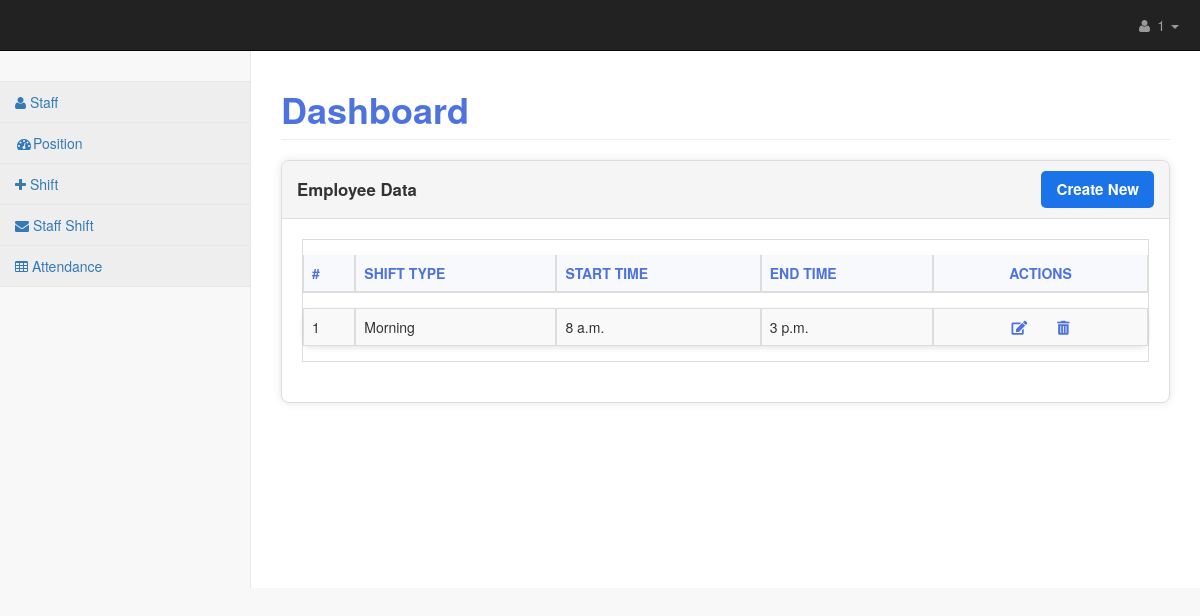
Page /shift/list/ (signed in) on the committed database.
### main/models.py (models this page shows, shortened)
class Shift(models.Model):
    shift_type = models.CharField(max_length=50)
    start_time = models.TimeField()
    end_time = models.TimeField()

### main/shift/views.py (the view)
# urls.py: path('list/', views.list, name='position_list' ),
@login_required(login_url='login')
def list(request):
    shifts=models.Shift.objects.all()
    context = {
        'shifts':shifts
    }
    return render(request,'dashboard/shift/list.html', context)

### templates/dashboard/shift/list.html (shortened to what this page needs)
{% extends 'base.html' %}
{% block content %}
<div id="page-wrapper">
    <div class="row">
        <div class="col-lg-12">
            <h1 class="page-header">Dashboard</h1>
        </div>
        <div class="col-lg-12">
            <div class="panel panel-default">
                <div class="panel-heading">
                    Employee Data
                    <a href="{% url 'shift_create' %}" class="btn-create">Create New</a>
                </div>
                <div class="panel-body">
                    <div class="dataTable_wrapper">
                        <table class="table table-striped table-bordered table-hover" id="dataTables-example">
                            <thead>
                                <tr>
                                    <th>#</th>
                                    <th>Shift Type</th>
                                    <th>Start Time</th>
                                    <th>End Time</th>
                                    <th class="center-actions">Actions</th>
                                </tr>
                            </thead>
                            <tbody>
                                {% for shift in shifts %}
                                <tr class="gradeU">
                                    <td>{{ forloop.counter }}</td>
                                    <td>{{ shift.shift_type }}</td>
                                    <td>{{ shift.start_time }}</td>
                                    <td>{{ shift.end_time }}</td>
                                    <td class="center-actions">
                                        <a href="{% url 'shift_update' shift.id %}" title="Edit"><i class="fas fa-edit"></i></a>
                                        <a href="{% url 'shift_delete' shift.id %}" title="Delete"><i class="fas fa-trash-alt"></i></a>
                                    </td>
                                </tr>
                                {% endfor %}
                            </tbody>
                        </table>
                    </div>
                </div>
            </div>
        </div>
    </div>
</div>
{% endblock %}

### templates/base.html (shortened to what this page needs)
<!DOCTYPE html>
<html lang="en">
    {%load static %}
    <head>
        <link rel="stylesheet" href="https://cdnjs.cloudflare.com/ajax/libs/font-awesome/5.15.3/css/all.min.css">
        <link href="{% static 'css/bootstrap.min.css'%}" rel="stylesheet">
        <link href="{% static 'css/metisMenu.min.css'%}" rel="stylesheet">
        <link href="{% static 'css/timeline.css'%}" rel="stylesheet">
        <link href="{% static 'css/startmin.css'%}" rel="stylesheet">
        <link href="{% static 'css/morris.css'%}" rel="stylesheet">
        <link href="{% static 'css/font-awesome.min.css'%}" rel="stylesheet" type="text/css">
    </head>
    <body>
        <div id="wrapper">
            <nav class="navbar navbar-inverse navbar-fixed-top" role="navigation">
                <ul class="nav navbar-right navbar-top-links">
                    <li class="dropdown">
                        <a class="dropdown-toggle" data-toggle="dropdown" href="#">
                            <i class="fa fa-user fa-fw"></i> {{request.user.username}} <b class="caret"></b>
                        </a>
                    </li>
                </ul>
                <div class="navbar-default sidebar" role="navigation">
                    <div class="sidebar-nav navbar-collapse">
                        <ul class="nav" id="side-menu">
                            <li class="sidebar-search">
                            </li>
                            <li>
                                <a href="{% url 'staff_list' %}" class="active"><i class="fa fa-user"></i> Staff</a>
                            </li>
                            <li>
                                <a href="{% url 'position_list' %}" class="active"><i class="fa fa-dashboard fa-fw"></i>Position</a>
                            </li>
                            <li>
                                <a href="{% url 'shift_list' %}" class="active"><i class="fa fa-plus"></i> Shift</a>
                            </li>
                            <li>
                                <a href="{% url 'staffShift_list' %}" class="active"><i class="fa fa-envelope"></i> Staff Shift</a>
                            </li>
                            <li>
                                <a href="{% url 'attendance_list' %}" class="active"><i class="fa fa-table"></i> Attendance</a>
                            </li>
                        </ul>
                    </div>
                </div>
            </nav>
        {% block content %}
        {% endblock %}
        </div>
    </body>
</html>

### static/css/startmin.css (style rules this page uses)
body { background-color: #f8f8f8; }
#wrapper { width: 100%; }
#page-wrapper { padding: 30px 15px 0 15px; min-height: 568px; background-color: #fff; }
@media (min-width:768px) { #page-wrapper { position: inherit; margin-left: 250px; padding: 30px 30px 0 30px; border-left: 1px solid #e7e7e7; } }
.navbar-right { text-align: right; }
.navbar-top-links { margin: 0; }
.navbar-top-links li { display: inline-block; }
.navbar-top-links li:last-child { margin-right: 6px; }
.navbar-top-links li a { padding: 15px; min-height: 50px; }
.navbar-top-links>li>a { color: #999; }
.sidebar .sidebar-nav.navbar-collapse { padding-right: 0; padding-left: 0; }
.sidebar .sidebar-search { padding: 15px; }
.sidebar ul li { border-bottom: 1px solid #e7e7e7; }
.sidebar ul li a.active { background-color: #eee; }
@media (min-width:768px) { .sidebar { z-index: 1; position: absolute; width: 250px; margin-top: 51px; } }

### templates/dashboard/shift/list.html (style rules this page uses)
#page-wrapper { margin-top: 20px; }
.page-header { color: #4e73df; font-weight: bold; }
.panel { border-radius: 8px; box-shadow: 0 0 10px rgba(0, 0, 0, 0.1); }
.panel-heading { background-color: #4e73df; color: #fff; font-size: 1.2em; font-weight: bold; padding: 10px 15px; border-radius: 8px 8px 0 0; }
.panel-body { padding: 20px; }
.table { border-collapse: separate; border-spacing: 0 15px; }
.table thead th { background-color: #f8f9fc; color: #4e73df; font-weight: bold; border: none; text-transform: uppercase; }
.table tbody tr { background-color: #fff; border-radius: 8px; box-shadow: 0 2px 5px rgba(0, 0, 0, 0.1); transition: all 0.3s ease-in-out; }
.table tbody td { vertical-align: middle; padding: 15px; border-top: none; }
.center-actions { display: flex; justify-content: center; align-items: center; }
.center-actions a { margin: 0 15px; color: #4e73df; transition: color 0.3s ease-in-out; }
.panel-heading { background-color: #4e73df; color: #fff; font-size: 1.2em; font-weight: bold; padding: 10px 15px; border-radius: 8px 8px 0 0; display: flex; justify-content: space-between; align-items: center; }
.btn-create { background-color: #1a73e8; color: #fff; padding: 8px 15px; font-size: 0.9em; border-radius: 5px; text-decoration: none; transition: background-color 0.3s ease-in-out; }

### rows in the picture
Shift: shift_type "Morning", start_time "8 a.m.", end_time "3 p.m."

### other values in the picture
{{ request.user.username }} "1"
